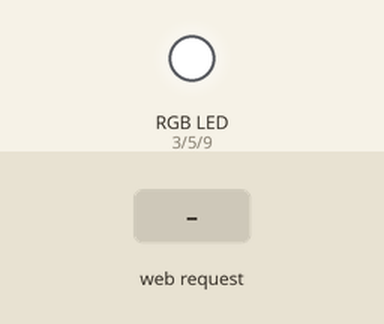
Recording of a sketch running on a simulated ESP8266 (NodeMCU). Parts: an RGB LED mixed from three pins (HIGH = lit). Inputs (shaded band) come from the test bench. Dim RGB values are drawn brighter than linear; WiFi joins after 1.5 s; servers stay silent unless stated; what the sketch prints to the serial monitor is not drawn.

Above: at 2.7 s.
2.8 s: HTTP request GET /on/ received
At 4.0 s:
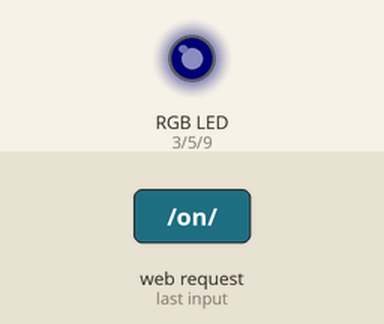
Timing chart, 0 to 5.8 s (numbered marks = the images above; inputs shaded):
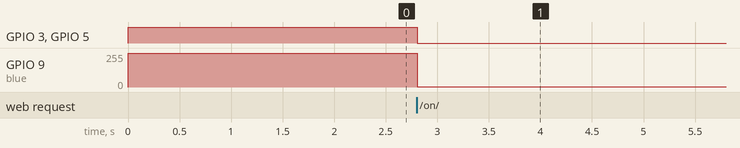

The sketch:

sketch_aug23a.ino
```cpp
/* RGB LED strip with arduino and Android App bluetooth connection
    http://www.electronoobs.com

  ARDUINO       RGB
  3          RED
  5          GREEN
  9          BLUE
*/

//define the RGB pind
int red = 3;
int green = 5;
int blue = 9;

int c_red = 255;
int c_green = 255;
int c_blue = 255;
// Load Wi-Fi library
#include <ESP8266WiFi.h>

// Replace with your network credentials
const char *ssid = "REPLACE_WITH_YOUR_SSID";
const char *password = "REPLACE_WITH_YOUR_PASSWORD";

// Set web server port number to 80
WiFiServer server(80);

// Variable to store the HTTP request
String header;

// Current time
unsigned long currentTime = millis();
// Previous time
unsigned long previousTime = 0;
// Define timeout time in milliseconds (example: 2000ms = 2s)
const long timeoutTime = 2000;

void outputColor(int r, int g, int b)
{
  analogWrite(red, r);
  analogWrite(green, g);
  analogWrite(blue, b);
}

void setup()
{
  Serial.begin(9600);     //Start the serial comunication for the bluetooth module
  pinMode(red, OUTPUT);   //Red color pwm pin defined as output
  pinMode(green, OUTPUT); //Green color pwm pin defined as output
  pinMode(blue, OUTPUT);  //Blue color pwm pin defined as output

  //Give first value of the PWM 0, we start with the RGB LEDs off
  outputColor(c_red, c_green, c_blue);

  Serial.print("Connecting to ");
  Serial.println(ssid);
  WiFi.begin(ssid, password);
  while (WiFi.status() != WL_CONNECTED)
  {
    delay(500);
    Serial.print(".");
  }
  // Print local IP address and start web server
  Serial.println("");
  Serial.println("WiFi connected.");
  Serial.println("IP address: ");
  Serial.println(WiFi.localIP());
  server.begin();
}

void loop()
{

  WiFiClient client = server.available(); // Listen for incoming clients
  if (client)
  {
    currentTime = millis();
    previousTime = currentTime;
    while (client.connected() && currentTime - previousTime <= timeoutTime)
    {
      currentTime = millis();

      if (client.available())
      {
        char c = client.read();
        header += c;
        if (c == '\n')
        {
          client.println("HTTP/1.1 200 OK");
          client.println("Content-type:text/html");
          client.println("Connection: close");
          client.println();
          if (header.indexOf("GET /on") >= 0)
          {
            if (header.indexOf("GET /on/") >= 0)
            {
              int f_index = header.indexOf("GET /on/");
              c_red = header.substring(f_index + 8, f_index + 11).toInt();
              c_green = header.substring(f_index + 11, f_index + 14).toInt();
              c_blue = header.substring(f_index + 14, f_index + 17).toInt();
            }
            outputColor(c_red, c_green, c_blue);
          }
        }
      }
    }
  }
}
```

Measured:
- after the input at 2.8 s, GPIO 3 (red), GPIO 5 (green): HIGH → LOW at once; GPIO 9 (blue): 255/255 → 1/255 at once
